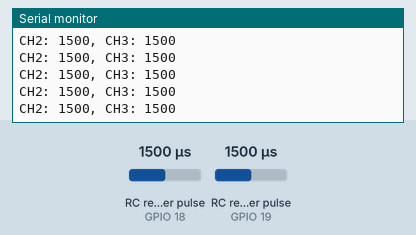
A sketch run on a simulated ESP32. On the bench: the last lines printed to the serial monitor. Wiring (inferred from the names in the program): 2 × RC receiver channel: data GPIO 18 / data GPIO 19. The test bench sets the inputs (shaded band); at power-on: RC receiver pulse (sensors on GPIO 18, GPIO 19) 1500 µs.

Above: at 1.2 s.
1.3 s: RC receiver pulse (sensor on GPIO 18) set to 1020 µs
At 2.2 s:
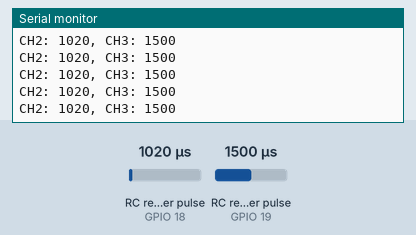
2.8 s: RC receiver pulse (sensor on GPIO 19) set to 1020 µs
At 3.9 s:
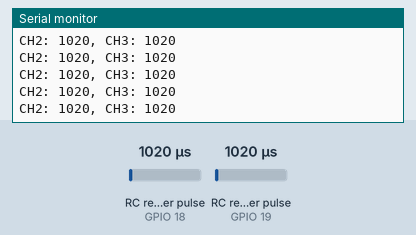
5.8 s: RC receiver pulse (sensor on GPIO 18) set to 1250 µs
At 6.4 s:
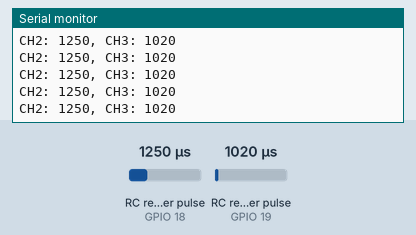
8.8 s: RC receiver pulse (sensor on GPIO 19) set to 1250 µs
Timing chart, 0 to 9.5 s (numbered marks = the images above; inputs shaded):
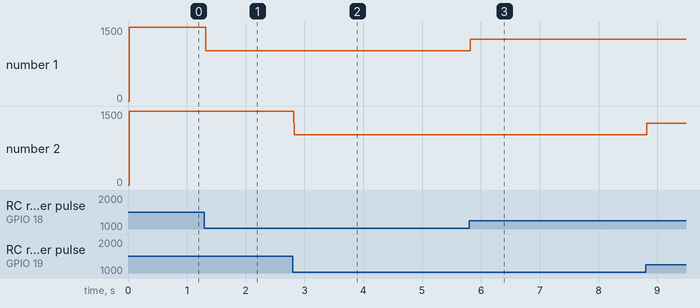

Measured:
- after the input at 1.3 s, the serial monitor: prints a new line at once (image 1)
- after the input at 2.8 s, the serial monitor: prints a new line at once (image 2)
- after the input at 5.8 s, the serial monitor: prints a new line at once (image 3)
- plotted number 1: 1500 → 1020 after the input at 1.3 s, 1020 → 1250 after the input at 5.8 s

The sketch:

FS-IA6B.ino
```cpp
#define pushButton_pin   33
#define CH2 18
#define CH3 19

unsigned long cTime, ch2_rising, ch3_rising;
volatile int ch2_value = 0, ch3_value = 0, receiver_input_channel_3, receiver_input_channel_4;

int rising_or_falling = 0;
uint32_t input;

/* Interrupt routines for CH2 and CH3 */
void IRAM_ATTR CHTwoChange(){
  if((GPIO.in >> CH2) & 1){ ch2_rising = micros(); }
  else{ ch2_value = micros() - ch2_rising; }
}
void IRAM_ATTR CHThreeChange(){
  if((GPIO.in >> CH3) & 1){ ch3_rising = micros(); }
  else{ ch3_value = micros() - ch3_rising; }
}


void setup(){
  Serial.begin(57600);      // Start the serial connetion @ 57600bps
  pinMode(CH2, INPUT);      // Define CH2 PIN as Input
  pinMode(CH3, INPUT);      // Define CH3 PIN as Input
  attachInterrupt(CH2, CHTwoChange, CHANGE);    // Attach interrupt (On change - Rising or falling edge)
  attachInterrupt(CH3, CHThreeChange, CHANGE);  // Attach interrupt (On change - Rising or falling edge)
}
void loop(){
  Serial.print("CH2: ");
  Serial.print(ch2_value);
  Serial.print(", CH3: ");
  Serial.println(ch3_value);
  /* if(input){
    Serial.println("HIGH");
  }else Serial.println("LOW"); */
}
```
